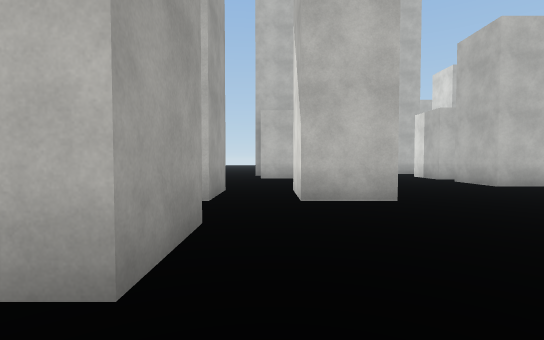
View 1 (above)

24 first-person views from a walk through a Unity game level. The camera is 1.4 m above the floor, tilts 2° down and sees 85° across. The floor is counted in squares, 2 m on a side. Each view is taken from the middle of a square. On the plan, view 1 faces up. The plan holds only what a view shows up to about 10 squares ahead; the rest is blank. The place goes on beyond the plan. The player is left out. Surface patterns are stand-ins for the level's own textures.

View 2
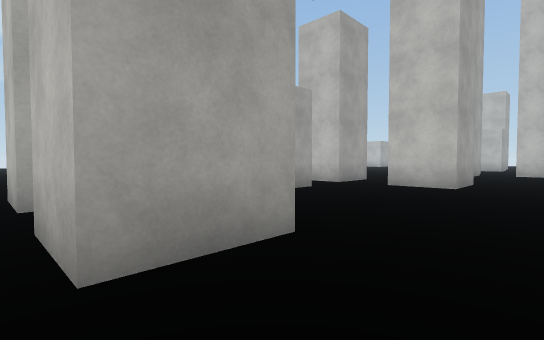

View 3
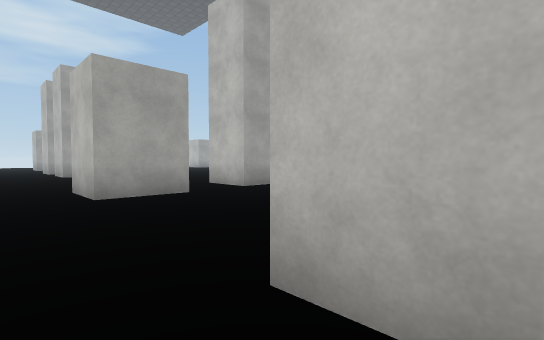

View 4
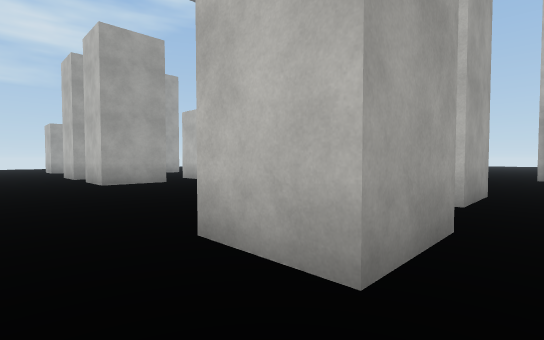

View 5
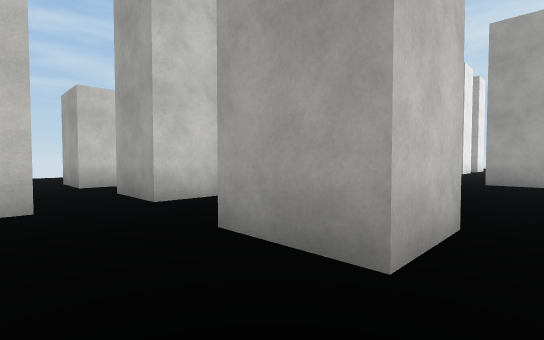

View 6
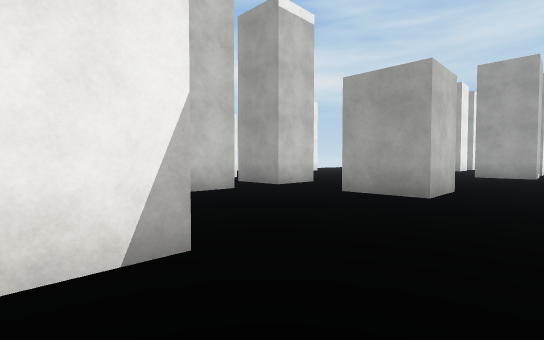

View 7
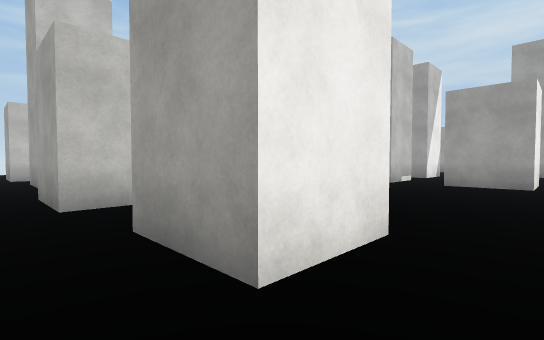

View 8
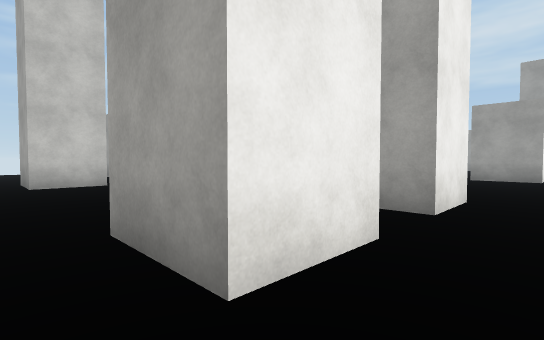

View 9
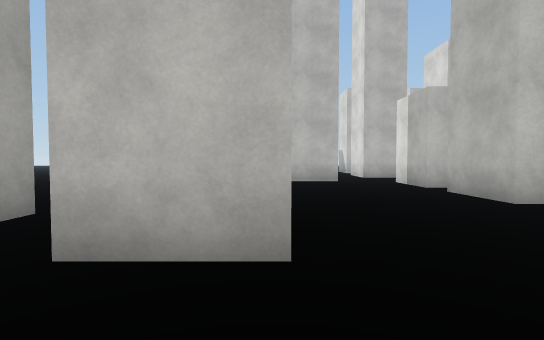

View 10
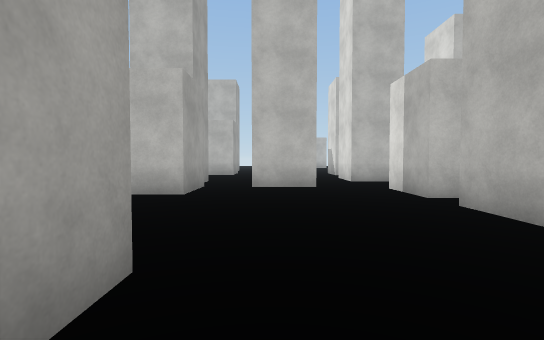

View 11
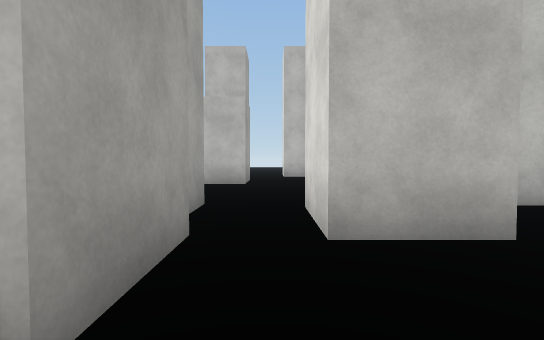

View 12
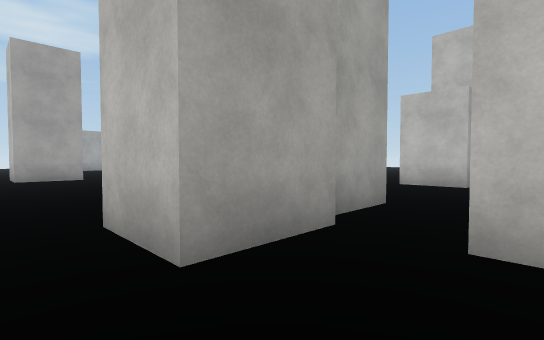

View 13
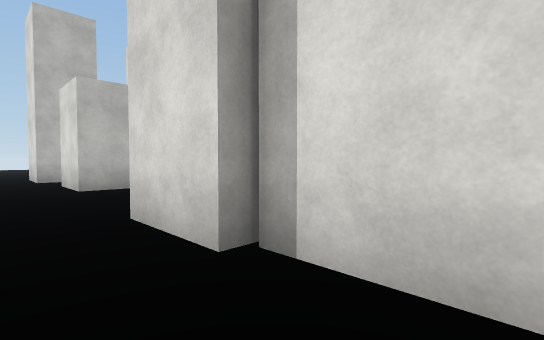

View 14
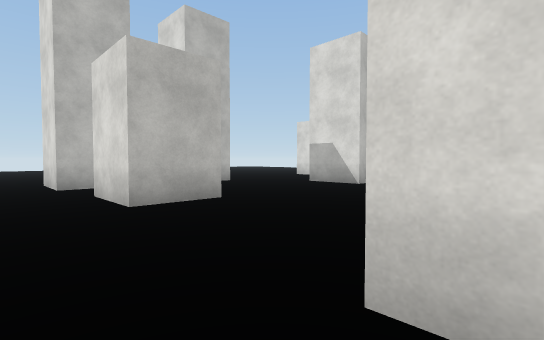

View 15
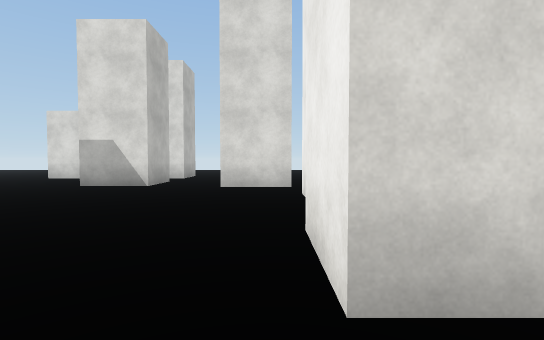

View 16
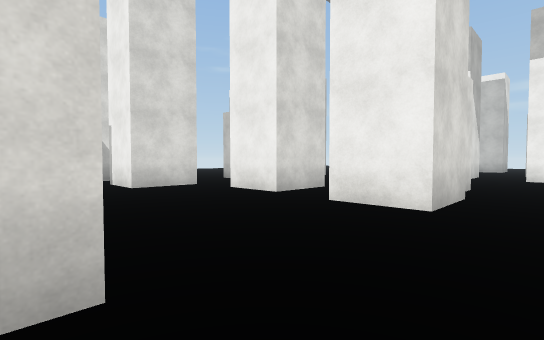

View 17
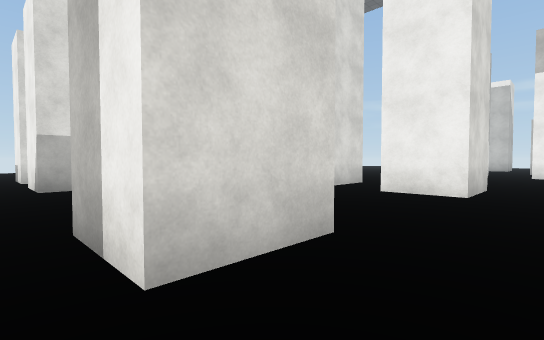

View 18
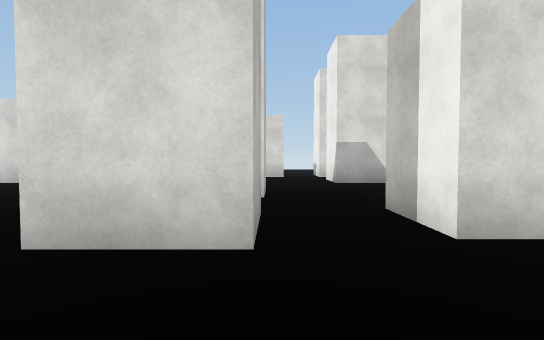

View 19
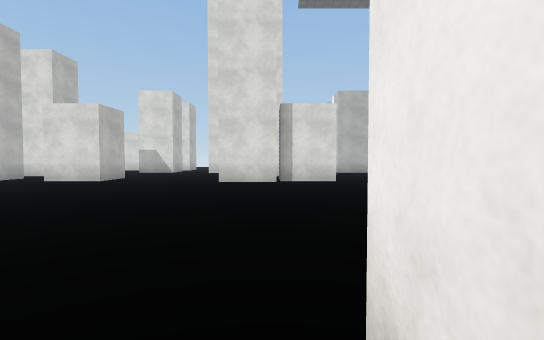

View 20
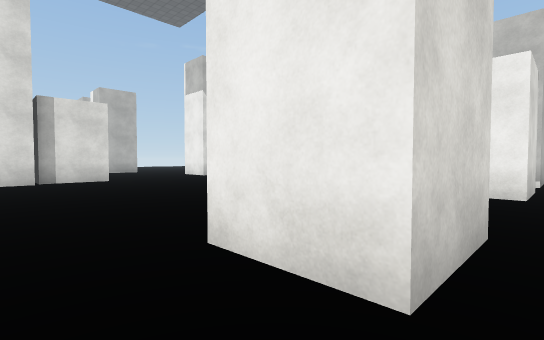

View 21
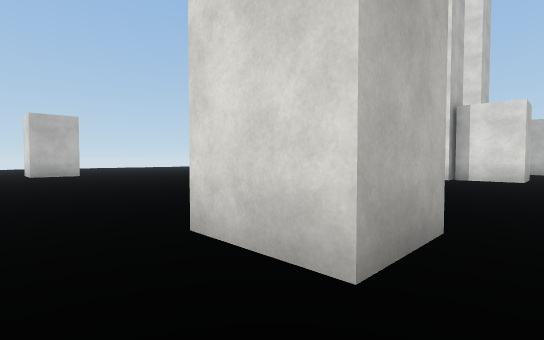

View 22
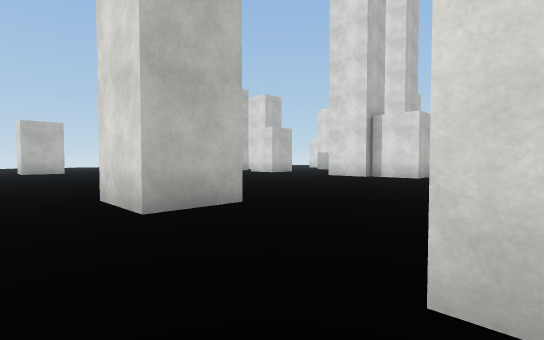

View 23
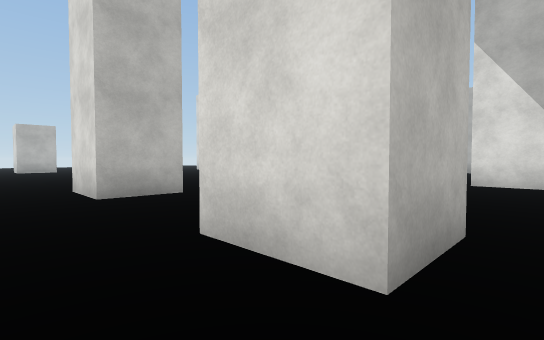

View 24
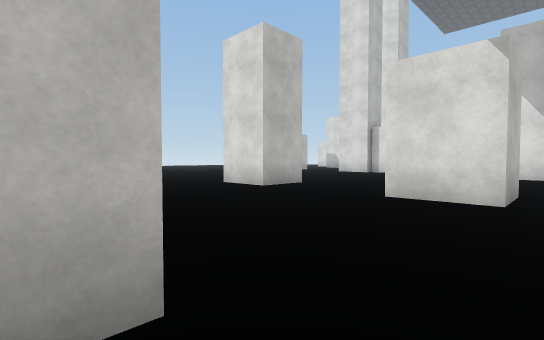

### Floor plan
Points are (right, up) in squares from view 1. A wall is a line through its corners. A room is listed if a view was taken in it or the views show most of it. See-through windows are left out.
Room 1 (views 1, 4, 5, 9)
walls: (-2.5, 3.3) (-0.8, 3.3) (-0.8, 1.4) (-2.5, 1.4); (0.4, -0.8) (2.1, -0.8); (2.1, 5) (0.5, 5) (0.5, 6.8); (-2.8, -0.8) (-1.1, -0.8); (-1.1, 6.8) (-1.1, 5) (-2.8, 5)
ways out: opening at (3, 1) to room 2; opening at (-1.5, 0.5) to room 3; opening at (-1.5, 4) to room 3; opening at (0, 5.5) to room 3; opening at (3, 4) to room 3; opening at (0, -1.5)
Room 2 (views 2, 3)
walls: (5, 1.1) (3.8, 1.1); (2.1, -0.8) (2.1, -2.6)
ways out: opening at (3, 1) to room 1
Room 3 (views 6, 7, 8, 10, 11, 12, 13, 14, 15, 16, 17, 18, 19, 20, 21, 22, 23, 24)
walls: (-8.9, 12.4) (-8.9, 10.8) (-10.5, 10.8) (-10.5, 12.6) (-8.8, 12.6); (-10.5, 7.5) (-8.9, 7.5) (-8.9, 5.6) (-10.5, 5.6) (-10.5, 7.5); (-15.4, 6.3) (-16, 6.3); (-10.5, 3) (-10.5, 4.2) (-8.9, 4.2) (-8.9, 2.4) (-10.5, 2.4); (-2.7, 5.4) (-2.7, 6.8) (-1.1, 6.8); (0.5, 6.8) (2.1, 6.8) (2.1, 5); (1.2, 12.8) (1.2, 10.8) (-0.4, 10.8) (-0.4, 12.9) (-0.7, 12.9) (-0.7, 14.7) (0.9, 14.7) (0.9, 13.1); (1.2, 20) (1.2, 18.6) (-0.4, 18.6) (-0.4, 20.4) (1.2, 20.4); (4.2, 12.6) (2.5, 12.6) (2.5, 14.4) (4.1, 14.4); (0.8, 22.1) (-0.7, 22.1) (-0.7, 24); (3.8, 3) (5, 3); (5.5, 14.5) (5.5, 16.3) (6.5, 16.3); (6.5, 10.4) (5.8, 10.4) (5.8, 12.2); (6.5, 7.7) (5.8, 7.7) (5.8, 9.5); (4.1, 22.1) (2.4, 22.1); (6.5, 18.3) (5.8, 18.3) (5.8, 20.1) (6.5, 20.1)
ways out: opening at (-1.5, 0.5) to room 1; opening at (-1.5, 4) to room 1; opening at (0, 5.5) to room 1; opening at (3, 4) to room 1; opening at (5, 13.5) to room 4; opening at (-1.5, -3.5); gap at (0, 24)
Room 4 (no view inside)
walls: (6.5, 14.5) (5.5, 14.5)
ways out: opening at (5, 13.5) to room 3

Where each view was taken, in squares from view 1:
view 1: 0 up, 0 right, facing up
view 2: 3 down, 4 right, facing up-left
view 3: 0 up, 5 right, facing up-left
view 4: 0 up, 0 right, facing up-left
view 5: 4 up, 1 right, facing down-left
view 6: 5 up, 5 right, facing down-left
view 7: 8 up, 0 right, facing down-left
view 8: 8 up, 3 right, facing down-left
view 9: 3 up, 2 right, facing up
view 10: 5 up, 3 right, facing up
view 11: 10 up, 2 right, facing up
view 12: 10 up, 3 right, facing up-left
view 13: 11 up, 2 left, facing up-right
view 14: 14 up, 2 left, facing up-right
view 15: 15 up, 2 left, facing right
view 16: 19 up, 2 left, facing down-right
view 17: 21 up, 2 left, facing down-right
view 18: 22 up, 3 left, facing right
view 19: 13 up, 10 left, facing right
view 20: 14 up, 11 left, facing down-right
view 21: 10 up, 12 left, facing up-right
view 22: 7 up, 12 left, facing up-right
view 23: 5 up, 12 left, facing up-right
view 24: 5 up, 16 left, facing up-right
